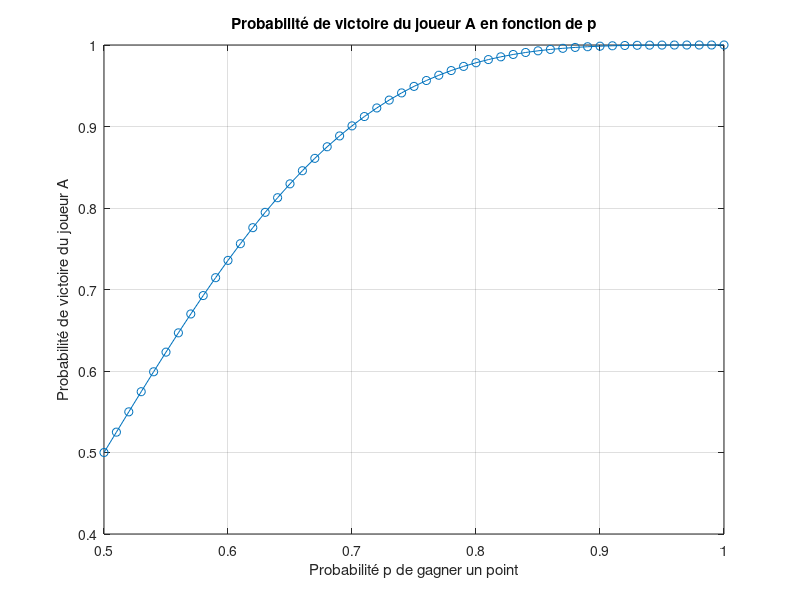
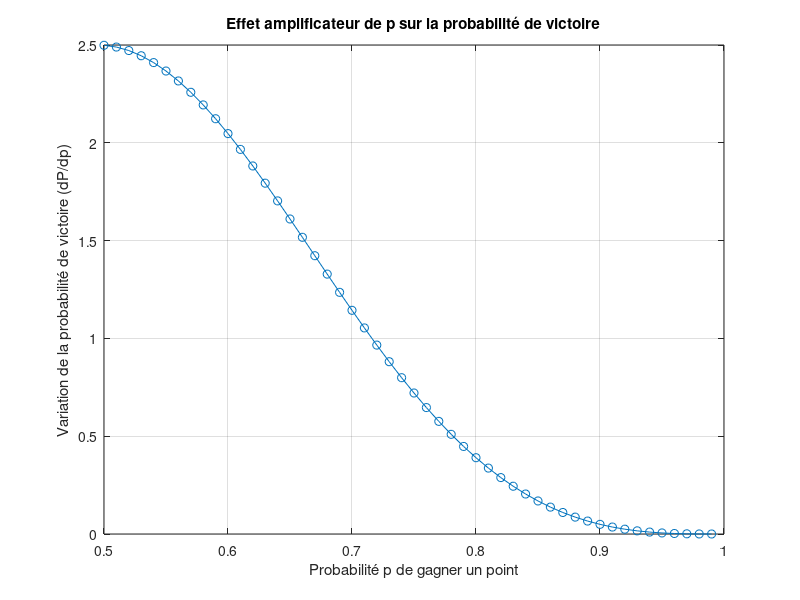

The MATLAB source for these figures, in order:
n = 20;  % Nombre d'états
p_values = 0.5:0.01:1.0;  % Valeurs que va prendre p (p va de 0.5 à 1 par incrémentation de 0.01)
prob_victoire_A = zeros(size(p_values));  % Tableau pour stocker les probabilités de victoire de A

% Vecteur état initial pour le score 0-0 (S0)
v0 = zeros(n, 1);
v0(1) = 1;

% Pour chaque valeur de p
for i = 1:length(p_values)
    p = p_values(i);
    % Matrice de transition T
    T = [
        0,   0,   0,   0,   0,   0,   0,   0,   0,   0,   0,   0,   0,   0,   0,   0,   0,   0,   0,   0;  % S0
        p,   0,   0,   0,   0,   0,   0,   0,   0,   0,   0,   0,   0,   0,   0,   0,   0,   0,   0,   0;  % S1
        1-p, 0,   0,   0,   0,   0,   0,   0,   0,   0,   0,   0,   0,   0,   0,   0,   0,   0,   0,   0;  % S2
        0,   p,   0,   0,   0,   0,   0,   0,   0,   0,   0,   0,   0,   0,   0,   0,   0,   0,   0,   0;  % S3
        0,   1-p, p,   0,   0,   0,   0,   0,   0,   0,   0,   0,   0,   0,   0,   0,   0,   0,   0,   0;  % S4
        0,   0,   1-p, 0,   0,   0,   0,   0,   0,   0,   0,   0,   0,   0,   0,   0,   0,   0,   0,   0;  % S5
        0,   0,   0,   0,   0,   0,   0,   p,   1-p, 0,   0,   0,   0,   0,   0,   0,   0,   0,   0,   0;  % S6
        0,   0,   0,   0,   1-p, p,   0,   0,   0,   0,   0,   0,   0,   0,   0,   0,   0,   0,   0,   0;  % S7
        0,   0,   0,  1-p,  p,   0,   0,   0,   0,   0,   0,   0,   0,   0,   0,   0,   0,   0,   0,   0;  % S8
        0,   0,   0,   p,   0,   0,   0,   0,   0,   0,   0,   0,   0,   0,   0,   0,   0,   0,   0,   0;  % S9
        0,   0,   0,   0,   0, 1-p,   0,   0,   0,   0,   0,   0,   0,   0,   0,   0,   0,   0,   0,   0;  % S10
        0,   0,   0,   0,   0,   0,   0, 1-p,   0,   0,   p,   0,   0,   0,   0,   0,   0,   0,   0,   0;  % S11
        0,   0,   0,   0,   0,   0,   0,   0,   p, 1-p,   0,   0,   0,   0,   0,   0,   0,   0,   0,   0;  % S12
        0,   0,   0,   0,   0,   0,   p,   0,   0,   0,   0,   0, 1-p,   0,   0,   0,   0,   0,   0,   0;  % S13
        0,   0,   0,   0,   0,   0, 1-p,   0,   0,   0,   0,   p,   0,   0,   0,   0,   0,   0,   0,   0;  % S14
        0,   0,   0,   0,   0,   0,   0,   0,   0,   0,   0,   0,   0, 1-p,   p,   0,   p,  1-p,  0,   0;  % S15
        0,   0,   0,   0,   0,   0,   0,   0,   0,   0,   0,   0,   0,   0,   0, 1-p,   0,   0,   0,   0;  % S16 
        0,   0,   0,   0,   0,   0,   0,   0,   0,   0,   0,   0,   0,   0,   0,   p,   0,   0,   0,   0;  % S17 
        0,   0,   0,   0,   0,   0,   0,   0,   0,   p,   0,   0,   p,   p,   0,   0,   0,   p,   1,   0;  %SF1 (victoire de A)
        0,   0,   0,   0,   0,   0,   0,   0,   0,   0, 1-p, 1-p,   0,   0, 1-p,   0, 1-p,   0,   0,   1;  %SF2
    ];

 % Calcul des probabilités finales après un grand nombre de transitions
    T_long_term = T^100;
    proba_finale = T_long_term * v0;
    
    % Stocke la probabilité de gagner un jeu pour A
    prob_victoire_A(i) = proba_finale(19);  % Probabilité d'atteidre l'état SF1 et donc de gagner le jeu pour le joueur A
end

% Graphique traçant la probabilité de gagner un jeu en fonction de p
figure;
plot(p_values, prob_victoire_A, '-o');
xlabel('Probabilité p de gagner un point');
ylabel('Probabilité de victoire du joueur A');
title('Probabilité de victoire du joueur A en fonction de p');
grid on;

% Calcul de la dérivée numérique
dp = diff(prob_victoire_A) ./ diff(p_values);

% Graphique de la dérivée
figure;
plot(p_values(1:end-1), dp, '-o');
xlabel('Probabilité p de gagner un point');
ylabel('Variation de la probabilité de victoire (dP/dp)');
title('Effet amplificateur de p sur la probabilité de victoire');
grid on;
